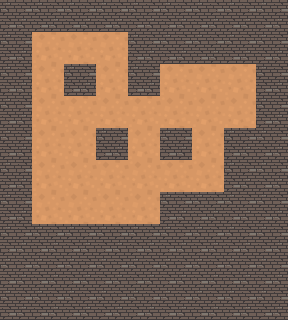

The image is a tile-based game level rendered from a .tmx file. Its description and complete source (layers, tilesets, objects, tile grids) follow:
An orthogonal 9x10 tile map with 32x32 px tiles, 1 tile layer (Прошарок плиток 1).

<map version="1.10" tiledversion="1.10.2" orientation="orthogonal" renderorder="left-up" width="9" height="10" tilewidth="32" tileheight="32" infinite="0" nextlayerid="2" nextobjectid="1">
 <tileset firstgid="1" source="Підлога.tsx" />
 <layer id="1" name="Прошарок плиток 1" width="9" height="10">
  <data encoding="csv">
2,2,2,2,2,2,2,2,2,
2,1,1,1,2,2,2,2,2,
2,1,2,1,2,1,1,1,2,
2,1,1,1,1,1,1,1,2,
2,1,1,2,1,2,1,2,2,
2,1,1,1,1,1,1,2,2,
2,1,1,1,1,2,2,2,2,
2,2,2,2,2,2,2,2,2,
2,2,2,2,2,2,2,2,2,
2,2,2,2,2,2,2,2,2
</data>
 </layer>
</map>
